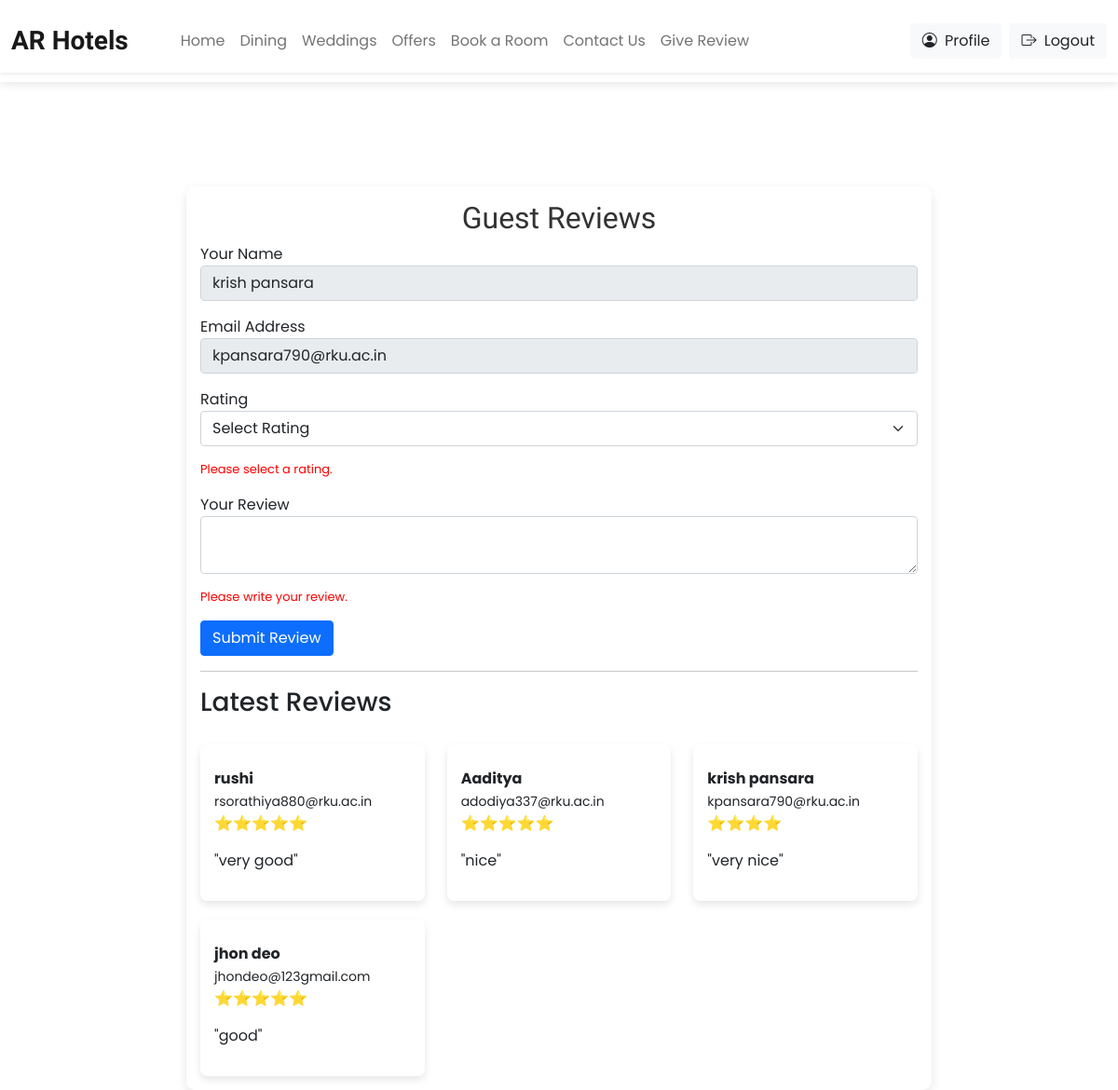
Screenshot of /Review.php (signed in) with the database file from the repository.
### tables this page shows
CREATE TABLE `users` (
  `id` int(11) NOT NULL,
  `name` varchar(200) NOT NULL,
  `email` varchar(100) NOT NULL,
  `password` varchar(200) NOT NULL,
  `role` enum('admin','user') NOT NULL DEFAULT 'user',
  `email_verified` tinyint(4) NOT NULL DEFAULT 0,
  `verification_token` int(11) DEFAULT NULL,
  `created_at` timestamp NOT NULL DEFAULT current_timestamp(),
  `mobile_no` varchar(15) NOT NULL,
  `profile_picture` varchar(255) DEFAULT NULL
);

CREATE TABLE `reviews` (
  `id` int(11) NOT NULL,
  `name` varchar(255) NOT NULL,
  `email` varchar(255) NOT NULL,
  `rating` int(11) NOT NULL,
  `review` text NOT NULL,
  `created_at` timestamp NOT NULL DEFAULT current_timestamp()
);

### Review.php (the view, shortened to what this page needs)
<?php
include 'header.php';
$email = $_SESSION['userEmail'];
$q = "SELECT * FROM users WHERE email='$email'";
$result = $conn->query($q);
$row = mysqli_fetch_assoc($result);
$query_reviews = "SELECT * FROM reviews ORDER BY id DESC";
$reviews_result = mysqli_query($conn, $query_reviews);
?>
<!DOCTYPE html>
<html lang="en">
<head>
    <link href="https://cdn.jsdelivr.net/npm/bootstrap@5.0.2/dist/css/bootstrap.min.css" rel="stylesheet">
</head>
<body>
    <div class="container">
        <h2>Guest Reviews</h2>
        <form method="POST" id="reviewForm">
            <div class="mb-3">
                <label for="name">Your Name</label>
                <input type="text" id="name" name="name" class="form-control" value="<?php echo $row['name']; ?>" readonly />
            </div>
            <div class="mb-3">
                <label for="email">Email Address</label>
                <input type="email" id="email" name="email" class="form-control" value="<?php echo $row['email']; ?>" readonly />
            </div>
            <div class="mb-3">
                <label for="rating">Rating</label>
                <select id="rating" name="rating" class="form-select">
                    <option value="">Select Rating</option>
                </select>
                <div class="error-message" id="ratingError">Please select a rating.</div>
            </div>
            <div class="mb-3">
                <label for="review">Your Review</label>
                <textarea id="review" name="review" class="form-control"></textarea>
                <div class="error-message" id="reviewError">Please write your review.</div>
            </div>
            <button type="submit" class="btn btn-primary">Submit Review</button>
        </form>
        <hr>
        <h3>Latest Reviews</h3>
        <div class="row">
            <?php while ($row = mysqli_fetch_assoc($reviews_result)): ?>
                <div class="col-md-4">
                    <div class="review-card">
                        <div class="review-footer">
                            <div>
                                <strong><?= $row['name']; ?></strong><br>
                                <small><?= $row['email']; ?></small>
                            </div>
                        </div>
                        <p class="star-rating">
                            <?php
                            for ($i = 1; $i <= $row['rating']; $i++) {
                                echo "⭐";
                            }
                            ?>
                        <p>"<?= $row['review']; ?>"</p>
                        </p>
                    </div>
                </div>
            <?php endwhile; ?>
        </div>
    </div>
</body>
</html>

### Header.php (style rules this page uses)
* { font-family: 'Poppins', sans-serif; }
body { padding-top: 100px; }

### Review.php (style rules this page uses)
body { font-family: 'Poppins', sans-serif; background-image: url('images/review.jpg'); background-size: cover; background-attachment: fixed; background-repeat: no-repeat; background-position: center; padding-top: 200px; }
.container { max-width: 800px; padding: 15px; background-color: rgba(255, 255, 255, 0.85); border-radius: 10px; box-shadow: 0 4px 12px rgba(0, 0, 0, 0.1); }
h2 { text-align: center; font-family: 'Merienda', cursive; color: #333; }
.form-control, .form-select { margin-bottom: 15px; }
.review-card { margin-top: 20px; background-color: rgba(255, 255, 255, 0.95); padding: 15px; border-radius: 8px; box-shadow: 0 4px 8px rgba(0, 0, 0, 0.1); }
.review-footer { display: flex; align-items: center; margin-top: 10px; }
.star-rating { color: #FFA500; font-size: 16px; }
.error-message { color: red; font-size: 13px; }

### rows the page displays
users: name "krish pansara", email "kpansara790@rku.ac.in"
reviews: name "rushi", email "rsorathiya880@rku.ac.in", review "very good"
reviews: name "Aaditya", email "adodiya337@rku.ac.in", review "nice"
reviews: name "krish pansara", email "kpansara790@rku.ac.in", review "very nice"
reviews: name "jhon deo", email "jhondeo@123gmail.com", review "good"
